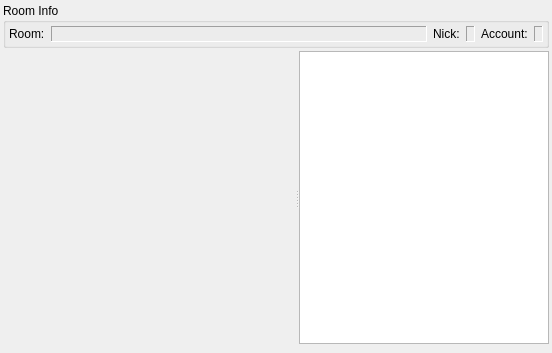
<?xml version="1.0" encoding="UTF-8"?>
<ui version="4.0">
 <class>MultiUserChatWindowClass</class>
 <widget class="QMainWindow" name="MultiUserChatWindowClass">
  <property name="geometry">
   <rect>
    <x>0</x>
    <y>0</y>
    <width>552</width>
    <height>353</height>
   </rect>
  </property>
  <widget class="QWidget" name="centralWidget">
   <property name="autoFillBackground">
    <bool>true</bool>
   </property>
   <layout class="QVBoxLayout" name="verticalLayout">
    <property name="spacing">
     <number>3</number>
    </property>
    <property name="margin">
     <number>3</number>
    </property>
    <item>
     <widget class="QGroupBox" name="grbRoomInfo">
      <property name="sizePolicy">
       <sizepolicy hsizetype="Ignored" vsizetype="Preferred">
        <horstretch>0</horstretch>
        <verstretch>0</verstretch>
       </sizepolicy>
      </property>
      <property name="title">
       <string>Room Info</string>
      </property>
      <layout class="QHBoxLayout">
       <property name="margin">
        <number>3</number>
       </property>
       <item>
        <widget class="QLabel" name="lblRoomLabel">
         <property name="text">
          <string>Room:</string>
         </property>
        </widget>
       </item>
       <item>
        <widget class="QLabel" name="lblRoom">
         <property name="sizePolicy">
          <sizepolicy hsizetype="Expanding" vsizetype="Preferred">
           <horstretch>0</horstretch>
           <verstretch>0</verstretch>
          </sizepolicy>
         </property>
         <property name="frameShape">
          <enum>QFrame::Panel</enum>
         </property>
         <property name="frameShadow">
          <enum>QFrame::Sunken</enum>
         </property>
         <property name="textInteractionFlags">
          <set>Qt::LinksAccessibleByKeyboard|Qt::LinksAccessibleByMouse|Qt::TextBrowserInteraction|Qt::TextSelectableByKeyboard|Qt::TextSelectableByMouse</set>
         </property>
        </widget>
       </item>
       <item>
        <widget class="QLabel" name="lblNickLabel">
         <property name="text">
          <string>Nick:</string>
         </property>
        </widget>
       </item>
       <item>
        <widget class="QLabel" name="lblNick">
         <property name="frameShape">
          <enum>QFrame::Panel</enum>
         </property>
         <property name="frameShadow">
          <enum>QFrame::Sunken</enum>
         </property>
         <property name="text">
          <string/>
         </property>
         <property name="textInteractionFlags">
          <set>Qt::LinksAccessibleByKeyboard|Qt::LinksAccessibleByMouse|Qt::TextBrowserInteraction|Qt::TextSelectableByKeyboard|Qt::TextSelectableByMouse</set>
         </property>
        </widget>
       </item>
       <item>
        <widget class="QLabel" name="lblAccountLabel">
         <property name="text">
          <string>Account:</string>
         </property>
        </widget>
       </item>
       <item>
        <widget class="QLabel" name="lblAccount">
         <property name="frameShape">
          <enum>QFrame::Panel</enum>
         </property>
         <property name="frameShadow">
          <enum>QFrame::Sunken</enum>
         </property>
         <property name="textInteractionFlags">
          <set>Qt::LinksAccessibleByKeyboard|Qt::LinksAccessibleByMouse|Qt::TextBrowserInteraction|Qt::TextSelectableByKeyboard|Qt::TextSelectableByMouse</set>
         </property>
        </widget>
       </item>
      </layout>
     </widget>
    </item>
    <item>
     <widget class="QSplitter" name="sprHSplitter">
      <property name="sizePolicy">
       <sizepolicy hsizetype="Expanding" vsizetype="Expanding">
        <horstretch>0</horstretch>
        <verstretch>0</verstretch>
       </sizepolicy>
      </property>
      <property name="orientation">
       <enum>Qt::Horizontal</enum>
      </property>
      <property name="childrenCollapsible">
       <bool>false</bool>
      </property>
      <widget class="QWidget" name="wdtView" native="true">
       <property name="sizePolicy">
        <sizepolicy hsizetype="Expanding" vsizetype="Expanding">
         <horstretch>3</horstretch>
         <verstretch>0</verstretch>
        </sizepolicy>
       </property>
      </widget>
      <widget class="QListView" name="ltvUsers">
       <property name="sizePolicy">
        <sizepolicy hsizetype="Expanding" vsizetype="Expanding">
         <horstretch>1</horstretch>
         <verstretch>0</verstretch>
        </sizepolicy>
       </property>
       <property name="editTriggers">
        <set>QAbstractItemView::NoEditTriggers</set>
       </property>
       <property name="uniformItemSizes">
        <bool>true</bool>
       </property>
      </widget>
     </widget>
    </item>
    <item>
     <widget class="QWidget" name="wdtToolBar" native="true"/>
    </item>
    <item>
     <widget class="QWidget" name="wdtEdit" native="true"/>
    </item>
   </layout>
  </widget>
 </widget>
 <layoutdefault spacing="6" margin="11"/>
 <resources/>
 <connections/>
</ui>
